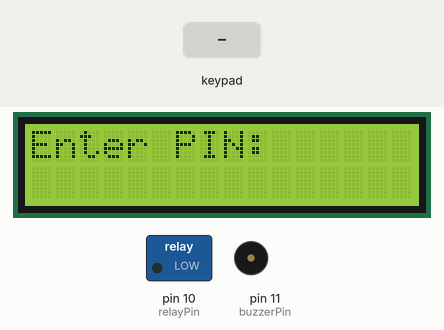
Recording of a sketch running on a simulated Arduino Uno, built with avr-gcc and run on an emulated ATmega328P. Shown: 16×2 character LCD, switched loads named in the sketch (green lamp = pin HIGH), buzzer (waves = sounding, pin HIGH). Inputs (shaded band) come from the test bench. What the sketch prints to the serial monitor is not drawn.

Above: at 8.3 s.
8.4 s: keypad keys 1 2 3 4 # pressed 0.4 s apart
At 11.2 s:
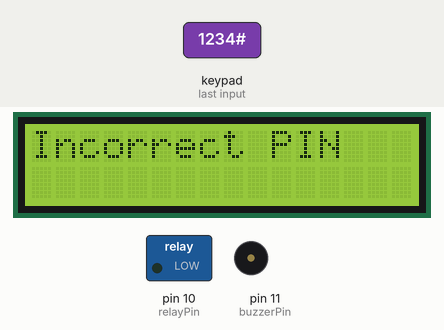
11.9 s: key 'C' pressed
At 13.0 s:
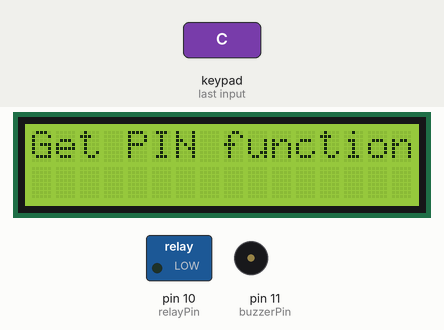
13.6 s: keypad keys 1 2 3 4 * pressed 0.4 s apart
At 15.8 s:
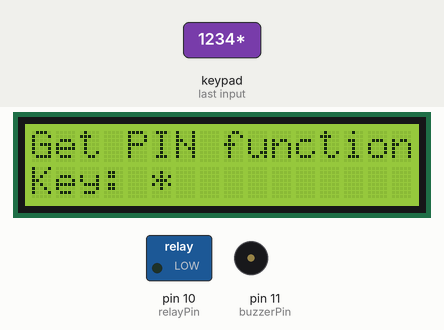
17.1 s: key 'A' pressed
At 18.3 s:
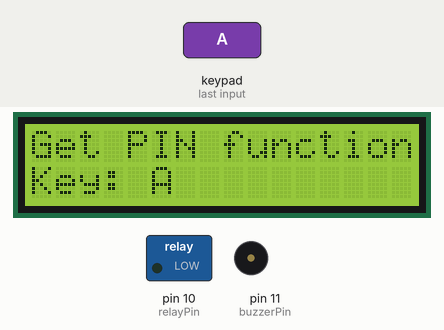
18.6 s: key 'B' pressed
At 19.6 s:
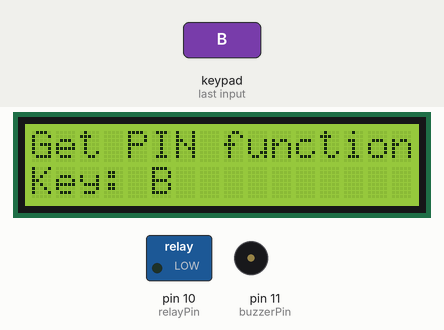
20.1 s: keypad keys 1 2 3 4 D pressed 0.4 s apart
At 20.73 s:
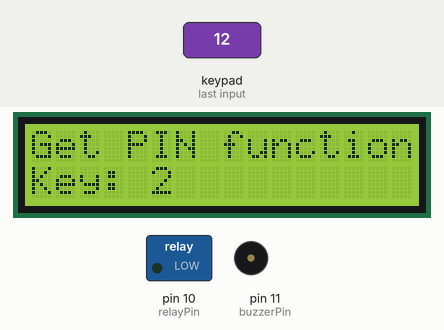
Timing chart, 0 to 23.3 s (numbered marks = the images above; inputs shaded):
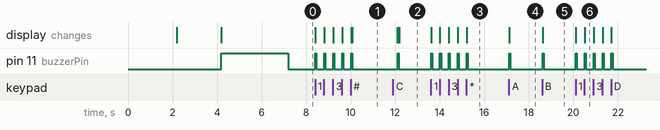

Measured:
- after the input at 8.4 s, pin 11 (buzzerPin): alternates HIGH for 0.05 s and LOW for 0.35 s, 10 changes in all, then stays LOW, starting at once; the display: first changes at once (image 1 shows a later state)
- after the input at 11.9 s, pin 11 (buzzerPin): LOW → HIGH after 0.22 s, → LOW 0.05 s later; the display: first differs from a run without the input after 0.22 s (image 2 shows a later state)
- after the input at 13.6 s, pin 11 (buzzerPin): alternates HIGH for 0.05 s and LOW for 0.35 s, 10 changes in all, then stays LOW, starting at once; the display: first changes at once (image 3 shows a later state)
- after the input at 17.1 s, pin 11 (buzzerPin): LOW → HIGH at once, → LOW 0.05 s later; the display: changes at once (image 4)
- after the input at 18.6 s, pin 11 (buzzerPin): LOW → HIGH at once, → LOW 0.05 s later; the display: changes at once (image 5)
- after the input at 20.1 s, pin 11 (buzzerPin): alternates HIGH for 0.05 s and LOW for 0.35 s, 10 changes in all, then stays LOW, starting at once; the display: first changes at once (image 6 shows a later state)

The sketch:

Keypad_doorlock.ino
```cpp
#include <Wire.h>
#include <LiquidCrystal_I2C.h>
#include <Keypad.h>

const byte ROWS = 4;
const byte COLS = 4;

char keys[ROWS][COLS] = {
  {'1','2','3','A'},
  {'4','5','6','B'},
  {'7','8','9','C'},
  {'*','0','#','D'}
};

byte rowPins[ROWS] = { 9, 8, 7, 6 };
byte colPins[COLS] = { 5, 4, 3, 2 };

Keypad keypad = Keypad(makeKeymap(keys), rowPins, colPins, ROWS, COLS);

const char correctPIN[] = "1234"; // Change this to your desired PIN
char enteredPIN[5]; // Buffer to store entered PIN

const int relayPin = 10; // Change this to the digital pin connected to the relay
const int buzzerPin = 11; // Change this to the digital pin connected to the buzzer

// I2C LCD configuration
LiquidCrystal_I2C lcd(0x27, 16, 2); // Change the address (0x27) based on your LCD

void setup() {
  Serial.begin(9600);
  lcd.begin(16, 2);
  lcd.init();
  // Print a message to the LCD.
  lcd.backlight();
  lcd.setCursor(0, 0);
  lcd.print("    KEYPAD    ");
  lcd.setCursor(0, 1);
  lcd.print("     BASED     ");
  delay(2000);

  lcd.setCursor(0, 0);
  lcd.print("     DOOR      ");
  lcd.setCursor(0, 1);
  lcd.print("     LOCK      ");
  delay(2000);
  lcd.clear();
  lcd.print("Enter PIN:");
  pinMode(relayPin, OUTPUT);
  pinMode(buzzerPin, OUTPUT);
  digitalWrite(relayPin, LOW); // Initialize the relay as OFF
  digitalWrite(buzzerPin, HIGH); // Initialize the buzzer as OFF
  delay(3000);
  digitalWrite(buzzerPin, LOW); // Initialize the buzzer as OFF
}

void loop() {
  char key = keypad.getKey();
  int count = 0;

  if (key) {
    // Display the pressed key on the LCD
    lcd.setCursor(0, 1);
    lcd.print("Key: ");
    lcd.print(key);

    // Beep the buzzer whenever a key is pressed
    digitalWrite(buzzerPin, HIGH);
    delay(50); // Adjust the duration of the beep
    digitalWrite(buzzerPin, LOW);

    if (key == '#') {
      // Check the entered PIN when '#' is pressed
      if (strcmp(enteredPIN, correctPIN) == 0) {
        // Correct PIN entered, activate the relay (you can replace this with your action)
        lcd.clear();
        lcd.print("Correct PIN");
        Serial.println("Correct PIN! Activating the relay.");
        digitalWrite(relayPin, HIGH); // Turn ON the relay
        delay(2000); // Keep the relay ON for 2 seconds (adjust as needed)
        digitalWrite(relayPin, LOW); // Turn OFF the relay
      } else {
        // Incorrect PIN, reset the entered PIN
        lcd.clear();
        lcd.print("Incorrect PIN");
        Serial.println("Incorrect PIN! Try again.");
        count++;
      }
      memset(enteredPIN, 0, sizeof(enteredPIN)); // Clear the entered PIN
      delay(2000); // Display the result for 2 seconds before clearing
      lcd.clear();
      lcd.print("Enter PIN:");
    } else if (key == 'C') {
      // 'C' key pressed, activate the "get pin" function (replace with your logic)
      lcd.clear();
      lcd.print("Get PIN function");
      Serial.println("Get PIN function activated.");
    } else {
      // Add the pressed key to the entered PIN
      strcat(enteredPIN, &key);
    }
  }
}
```
